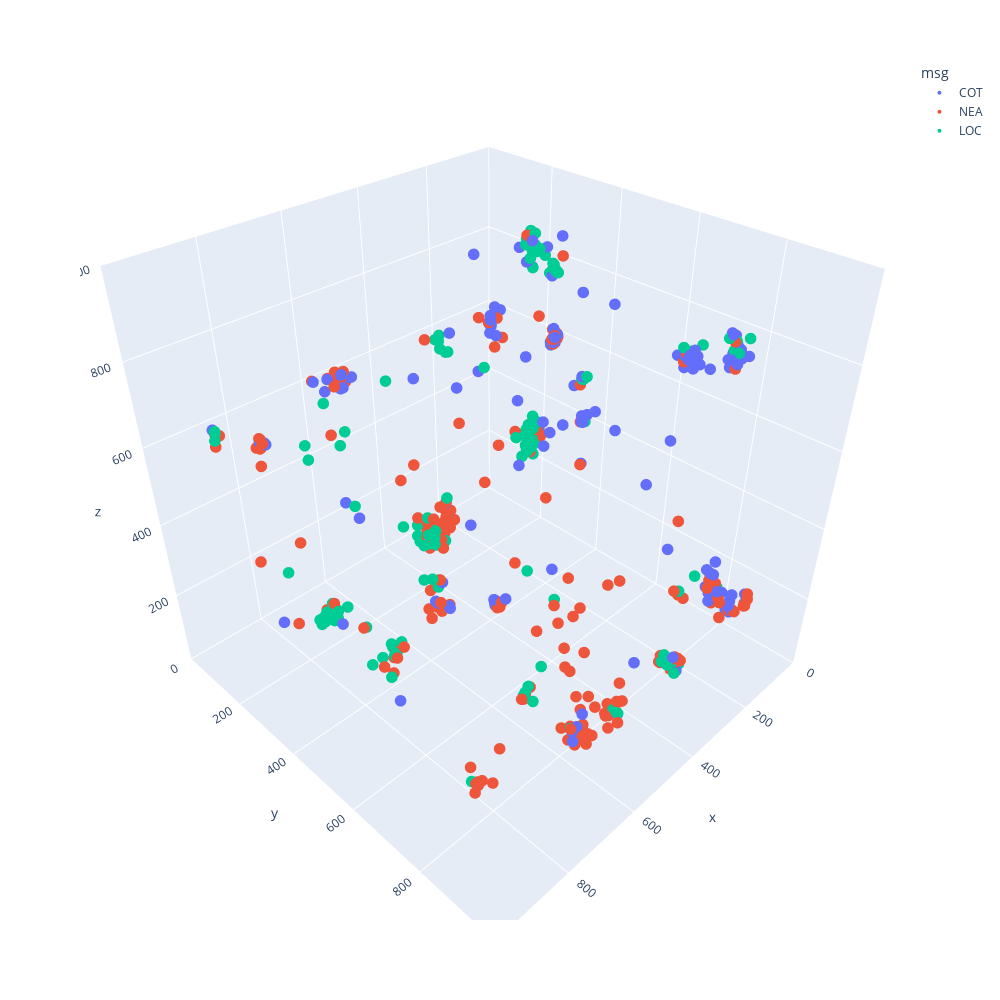

Write notebook code for a chart like this one.
### Code cell
# Plot truth location and type of all the public messages
fig_msgs = px.scatter_3d(messages, x='x', y='y', z='z', hover_name = 'id',
                         hover_data = ['msg','name','t','x','y','z'],
                         range_x=[0,1000], range_y=[0,1000], range_z=[0,1000],
                         opacity=1.0, width = 1000, height = 1000, color='msg')
fig_msgs.update_traces(marker=dict(size=4))
fig_msgs.show()

### Figure 1 — Plotly figure (JSON) as saved in the notebook; plotly's stock layout.template omitted (floating-point values rounded to 4 significant figures; data arrays with more than 128 entries replaced by an {"elided": "..."} marker saying what was removed)
{"data": [{"customdata": {"elided": "699x3 mixed values"}, "hovertemplate": "<b>%{hovertext}</b><br><br>msg=%{customdata[0]}<br>x=%{x}<br>y=%{y}<br>z=%{z}<br>name=%{customdata[1]}<br>t=%{customdata[2]}<extra></extra>", "hovertext": {"elided": "699 str values"}, "legendgroup": "COT", "marker": {"color": "#636efa", "opacity": 1, "size": 4, "symbol": "circle"}, "mode": "markers", "name": "COT", "scene": "scene", "showlegend": true, "type": "scatter3d", "x": {"elided": "699 float values"}, "y": {"elided": "699 float values"}, "z": {"elided": "699 float values"}}, {"customdata": {"elided": "537x3 mixed values"}, "hovertemplate": "<b>%{hovertext}</b><br><br>msg=%{customdata[0]}<br>x=%{x}<br>y=%{y}<br>z=%{z}<br>name=%{customdata[1]}<br>t=%{customdata[2]}<extra></extra>", "hovertext": {"elided": "537 str values"}, "legendgroup": "NEA", "marker": {"color": "#EF553B", "opacity": 1, "size": 4, "symbol": "circle"}, "mode": "markers", "name": "NEA", "scene": "scene", "showlegend": true, "type": "scatter3d", "x": {"elided": "537 float values"}, "y": {"elided": "537 float values"}, "z": {"elided": "537 float values"}}, {"customdata": {"elided": "342x3 mixed values"}, "hovertemplate": "<b>%{hovertext}</b><br><br>msg=%{customdata[0]}<br>x=%{x}<br>y=%{y}<br>z=%{z}<br>name=%{customdata[1]}<br>t=%{customdata[2]}<extra></extra>", "hovertext": {"elided": "342 str values"}, "legendgroup": "LOC", "marker": {"color": "#00cc96", "opacity": 1, "size": 4, "symbol": "circle"}, "mode": "markers", "name": "LOC", "scene": "scene", "showlegend": true, "type": "scatter3d", "x": {"elided": "342 float values"}, "y": {"elided": "342 float values"}, "z": {"elided": "342 float values"}}], "layout": {"height": 1000, "legend": {"title": {"text": "msg"}, "tracegroupgap": 0}, "margin": {"t": 60}, "scene": {"domain": {"x": [0, 1], "y": [0, 1]}, "xaxis": {"range": [0, 1000], "title": {"text": "x"}}, "yaxis": {"range": [0, 1000], "title": {"text": "y"}}, "zaxis": {"range": [0, 1000], "title": {"text": "z"}}}, "width": 1000}}
